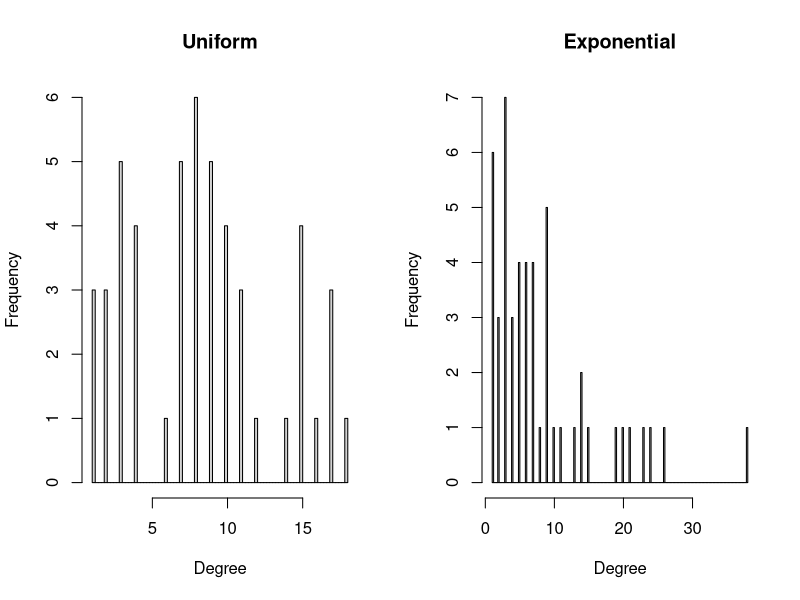

Reproduce this figure in R.
## Load R-package igraph
library(igraph) # If not installed previously, use install.packages("igraph")
##

# Chapter 2.4 examples
# To make total number of in and out-degrees equal
degcorrection <- function(controldeg,targetdeg){
  check=as.numeric(sum(targetdeg)!=sum(controldeg))
  while(check==1){
    if(sum(targetdeg)>sum(controldeg)){diff <- sum(targetdeg)-sum(controldeg)
    selones <- targetdeg==1
    targetdeg[!selones] <- trunc(targetdeg[!selones]*(sum(controldeg)-sum(selones))/(sum(targetdeg)-sum(selones)))
    }
    
    if(sum(targetdeg)<sum(controldeg)){diff <- sum(controldeg)-sum(targetdeg)
    sel <- sample(1:length(targetdeg),diff,replace=TRUE,prob=targetdeg)
    targetdeg[unique(sel[order(sel)])] <- targetdeg[unique(sel[order(sel)])] + as.vector(table(sel))
    }
    check=as.numeric(sum(targetdeg)!=sum(controldeg))
  }
  return(targetdeg)
}

# Generate two random graphs with deg. dist.: uniform and skewed
skthrndBIG <- function(sizeF=50,sizeOmega=100,meanoutdeg=10,showplot=FALSE){
  ## Exponential degree distribution
  set.seed(260521)
  out_degs_exp <- sample(1:sizeF, sizeF, replace=TRUE, prob=exp(-(1/meanoutdeg)*(1:sizeF)))
  
  
  meanindeg <- trunc(sum(out_degs_exp)/sizeOmega+0.5)
  set.seed(260521)
  in_degs <- sample(1:sizeOmega, sizeOmega, replace=TRUE, prob=exp(-(1/meanindeg)*(1:sizeOmega)))
  in_degs <- degcorrection(out_degs_exp,in_degs)   
  
  
  set.seed(260521)
  grnd <- sample_degseq(out.deg=c(out_degs_exp,rep(0,length(in_degs))),in.deg = c(rep(0,length(out_degs_exp)),in_degs))
  g_exp <- make_empty_graph(n=length(V(grnd)))
  g_exp <- add_edges(g_exp,edges=c(t(unique(as_edgelist(grnd)))))
  
  ## Uniform degree distribution: with same F, Omega and the total number of edges as the exponential one
  set.seed(260521)
  out_degs_uni <- trunc(runif(sizeF,1,trunc((2*sum(out_degs_exp)/sizeF-1)+0.5)))
  out_degs_uni <- degcorrection(out_degs_exp,out_degs_uni) 
  
  set.seed(260521)
  in_degs <- trunc(runif(sizeOmega,1,trunc((2*sum(out_degs_uni)/sizeOmega-1)+0.5)))
  in_degs <- degcorrection(out_degs_uni,in_degs)   
  
  set.seed(260521)
  grnd <- sample_degseq(out.deg=c(out_degs_uni,rep(0,length(in_degs))),in.deg = c(rep(0,length(out_degs_uni)),in_degs))
  g_uni <- make_empty_graph(n=length(V(grnd)))
  g_uni <- add_edges(g_uni,edges=c(t(unique(as_edgelist(grnd)))))
  
  if(showplot){par(mfrow=c(1,2))
    hist(out_degs_uni,xlab='Degree',main='Uniform',breaks=max(out_degs_uni)*5)
    hist(out_degs_exp,xlab='Degree',main='Exponential',breaks=max(out_degs_exp)*5)}
  
  return(list(Guniform=g_uni,Gskewed=g_exp))
  
}


# zi-values
zFun <- function(popgraph,coefgamma=0,n=2,multiplicity=FALSE){
  edgeik <- data.frame(as_edgelist(popgraph))
  colnames(edgeik) <- c('i','k')
  idx_F <- unique(edgeik$i)
  idx_omega <- unique(edgeik$k)
  card_alphai <- NULL
  for(i in idx_F){
    card_alphai <- c(card_alphai,sum(edgeik$i %in% i))  
  }
  
  card_betak <- NULL
  for(k in idx_omega){
    card_betak <- c(card_betak,sum(edgeik$k %in% k))  
  }
  yk <- rep(1,length(idx_omega))
  probi <- rep(n/length(idx_F),length(idx_F))
  zi <-  NULL
  for(i in idx_F){
    if(i %in% edgeik$i){
      tmp.k <- edgeik$k[edgeik$i %in% i]
      if(multiplicity){tmp.zi <- sum(yk[idx_omega %in% tmp.k]/card_betak[idx_omega %in% tmp.k])}
      if(!multiplicity){
        tmp.zi <- 0
        for(k in tmp.k){
          betak <- edgeik$i[edgeik$k %in% k]
          wik <- (probi[idx_F==i]*(1/(card_alphai[unique(edgeik$i)==i])^coefgamma)/(sum(probi[idx_F %in% betak]*(1/card_alphai[unique(edgeik$i) %in% betak])^coefgamma)))
          tmp.zi <- tmp.zi + yk[idx_omega==k]*wik
        }
      }
    }
    if(!(i %in% edgeik$i)){
      tmp.zi <- 0}
    zi <- c(zi,tmp.zi)
  }
  return(zi)
}


# Simulation study for random graphs with uniform and skewed deg.dist.
# HTE, HH-type estimators and priority-rule estimators
mainsimBIGSIWE <- function(popgraph,coefgamma=0,n=2,B=50){
  edgeik <- data.frame(as_edgelist(popgraph))
  colnames(edgeik) <- c('i','k')
  idx_F <- unique(edgeik$i)
  N <- length(idx_F)
  idx_omega <- unique(edgeik$k)
  card_alphai <- NULL
  for(i in idx_F){
    card_alphai <- c(card_alphai,sum(edgeik$i %in% i))  
  }
  
  card_betak <- NULL
  for(k in idx_omega){
    card_betak <- c(card_betak,sum(edgeik$k %in% k))  
  }
  
  yk <- rep(1,length(idx_omega))
  probi <- rep(n/N,N)
  probk <- 1-choose(N-card_betak,n)/choose(N,n)
  
  
  # Estimates over random samples
  YhatHH_alpha <- NULL
  YhatHH_beta <- NULL
  YhatHT <- NULL
  Yhatp <- matrix(0,nrow=B,ncol=3)
  idx_F_rnd <- idx_F[order(runif(N,0,1))]
  size_omegas <- NULL
  for(b in 1:B){
    set.seed(270521+b)
    s0 <- sample(idx_F,n)
    s1 <- unique(edgeik$k[edgeik$i %in% s0])
    size_omegas <- c(size_omegas,length(s1))
    zi_alpha <- zFun(popgraph,coefgamma)
    zi_beta <- zFun(popgraph,multiplicity=TRUE)
    probi <- rep(n/N,N)
    YhatHH_alpha <- c(YhatHH_alpha,sum(zi_alpha[idx_F %in% s0]/probi[idx_F %in% s0]))
    YhatHH_beta <- c(YhatHH_beta,sum(zi_beta[idx_F %in% s0]/probi[idx_F %in% s0])) 
    YhatHT <- c(YhatHT,sum(yk[idx_omega %in% s1]/probk[idx_omega %in% s1])) 
    # For priority-rule estimators 
    col.id <- 1
    for(orderF in c('random','ascending','descending')){
      idx_F_ordered <- idx_F_rnd
      if(orderF=="ascending"){idx_F_ordered <- idx_F[order(card_alphai)]}
      if(orderF=="descending"){idx_F_ordered <- rev(idx_F[order(card_alphai)])}
      tmp.Yhatp <- 0
      for(k in s1){
        betak <- edgeik$i[edgeik$k %in% k]
        prioriloc <- min(which(idx_F_ordered %in% betak[betak %in% s0]))
        priori <- idx_F_ordered[prioriloc]
        dik <- sum(which(idx_F_ordered %in% betak)<prioriloc)
        pik <- choose(N-1-dik,n-1)/choose(N-1,n-1)
        tmp.Yhatp <- tmp.Yhatp + yk[idx_omega %in% k]/pik/card_betak[idx_omega %in% k]/probi[idx_F %in% priori]
      }
      Yhatp[b,col.id] <- tmp.Yhatp
      col.id <- col.id + 1
    }
  }
  
  cat("gamma =",coefgamma,"\n")
  cat('(N,n,Omega, mean(|Omega_s|)) =',N,n,length(idx_omega),mean(size_omegas),'\n')
  
  resultIWE <- t(array(c(sqrt(c(var(YhatHH_beta),var(YhatHH_alpha),apply(Yhatp,2,var))),c(var(YhatHH_beta),var(YhatHH_alpha),apply(Yhatp,2,var))/var(YhatHT)),c(5,2)))
  colnames(resultIWE) <- c('Zhatmult','ZhatPIDA','Yhatp_rnd','Yhatp_asc','Yhatp_desc')
  rownames(resultIWE) <- c('MC-SD','RE against HTE')
  print(resultIWE)
}

# Generate population graphs
poprndg <- skthrndBIG(showplot=TRUE)


popg_uni <- poprndg$Guniform
popg_skew <- poprndg$Gskewed

# mainsimBIGSIWE(popgraph,coefgamma=0,n=2,B=50)
mainsimBIGSIWE(popg_uni,coefgamma=0.5)
mainsimBIGSIWE(popg_skew,coefgamma=0.5)


# Variance of zi_alpha for diferent choices of gamma
max.gamma <- 5
range.gamma <- seq(0,max.gamma,by=0.1)
varzi_alpha_uni <- NULL
varzi_alpha_skew <- NULL
for(tmp.gamma in range.gamma){tmp_uni <- var(zFun(popg_uni,tmp.gamma))
tmp_skew <- var(zFun(popg_skew,tmp.gamma))
varzi_alpha_uni <- c(varzi_alpha_uni,tmp_uni) 
varzi_alpha_skew <- c(varzi_alpha_skew,tmp_skew) }
# Gamma value which gives minimum variance
gamma.minvar_uni <- range.gamma[which(varzi_alpha_uni==min(varzi_alpha_uni))]
gamma.minvar_skew <- range.gamma[which(varzi_alpha_skew==min(varzi_alpha_skew))]
cat('gamma.minvar_uni =', gamma.minvar_uni,'\n')
cat('gamma.minvar_skew =', gamma.minvar_skew,'\n')



mainsimBIGSIWE(popg_uni,coefgamma=gamma.minvar_uni)
mainsimBIGSIWE(popg_skew,coefgamma=gamma.minvar_skew)

mainsimBIGSIWE(popg_uni,n=5,coefgamma=gamma.minvar_uni)
mainsimBIGSIWE(popg_skew,n=5,coefgamma=gamma.minvar_skew)


mainsimBIGSIWE(popg_uni,n=10,coefgamma=gamma.minvar_uni)
mainsimBIGSIWE(popg_skew,n=10,coefgamma=gamma.minvar_skew)

mainsimBIGSIWE(popg_uni,n=20,coefgamma=gamma.minvar_uni)
mainsimBIGSIWE(popg_skew,n=20,coefgamma=gamma.minvar_skew)
